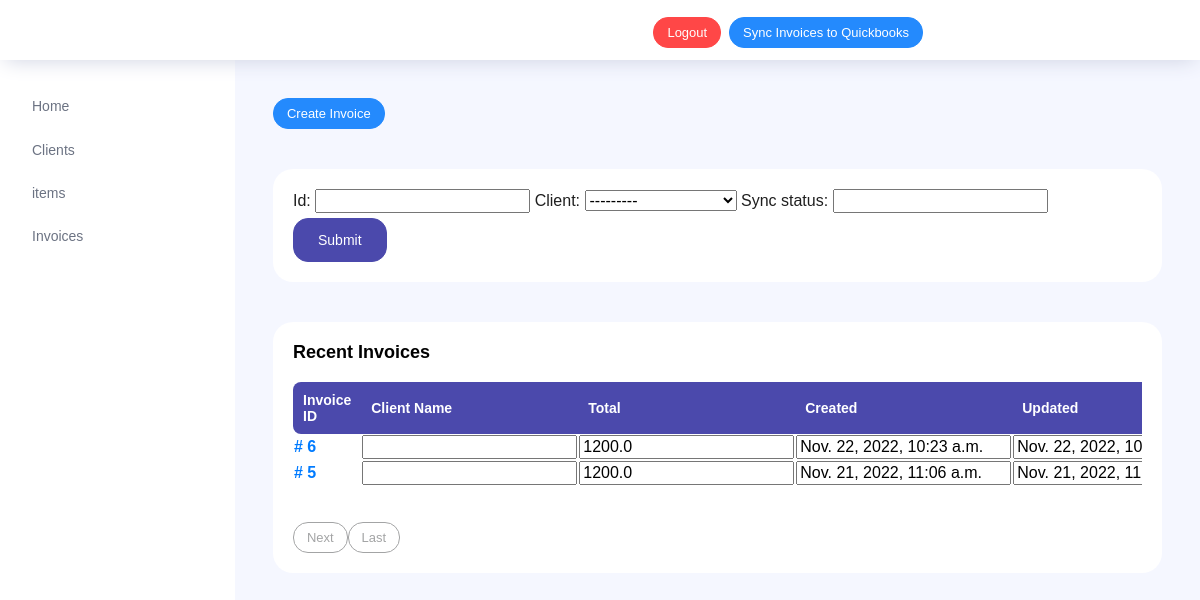
The app's page /dashboard/invoices, older data.
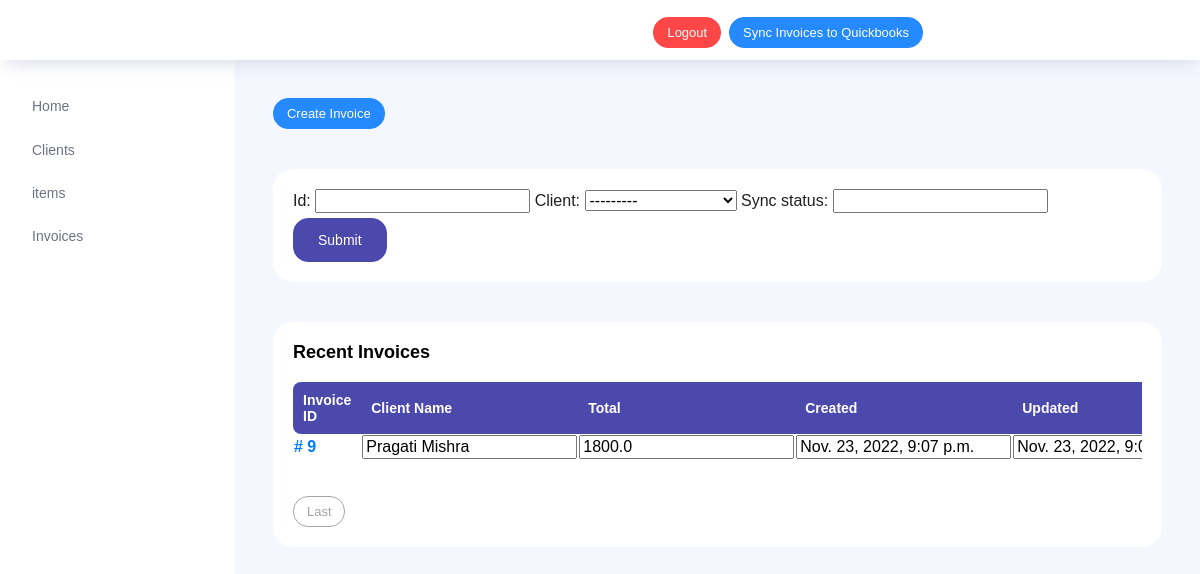
The same page, newer data.
### dashboard/models.py (models this page shows, shortened)
class Invoice(models.Model):
    id = models.AutoField(primary_key=True)
    client = models.ForeignKey(Client,null=True,on_delete=models.SET_NULL)
    total = models.FloatField()
    created = models.DateTimeField(auto_now_add=True)
    updated_at = models.DateTimeField(auto_now=True)
    sync_date = models.DateField(null=True)
    sync_status = models.CharField(max_length=20)
    qbo_id = models.CharField(max_length=100,null=True)

class Client(models.Model):
    id = models.AutoField(primary_key=True)
    name = models.CharField(max_length=100)
    contact = models.CharField(max_length=15)
    address = models.TextField(null=True)
    email = models.EmailField(null=True)
    qbo_id = models.CharField(max_length=100,null=True)
    def __str__(self):
         return str(self.id)+'_'+self.name

### dashboard/views.py (the view)
# urls.py: path('invoices',views.invoices,name='invoices'),
def invoices(request):
    clients_data=Client.objects.all().order_by('-id')
    items_data = Item.objects.all().order_by('-id')
    invoices_data = Invoice.objects.all().order_by('-id')
    infilter = invoice_filter(request.GET,queryset=invoices_data)
    invoices_data = infilter.qs
    paginator = Paginator(invoices_data,2)
    page_number = request.GET.get('page')
    invoices_data_final = paginator.get_page(page_number)
    data = {
        'clients':clients_data,
        'items': items_data,
        'invoices':invoices_data_final,
        'invoice_filter':infilter
    }
    return render(request,'invoices.html',data)

### templates/invoices.html (shortened to what this page needs)
{% extends 'home_base.html' %}
{% load static %}
{% block content %}
<div class="main-panel">
    <div class="content-wrapper">
        <div class="row">
            <div class="col-md-12 grid-margin">
              <div class="row">
                <div class="col-12 col-xl-8 mb-4 mb-xl-0">
                    <button type="button" class="btn btn-info btn-sm" id="create_invoice_btn">Create Invoice</button>
                </div>
              </div>
            </div>
          </div>
        <div class="row">
            <div class="col-md-12 grid-margin stretch-card">
              <div class="card">
                <div class="card-body">
                  <form class="forms-sample" method="GET">
                    {{invoice_filter.form}}
                    <button type="submit" class="btn btn-primary mr-2">Submit</button>
                  </form>
                </div>
              </div>
            </div>
        </div>
        <div class="row">
            <div class="col-md-12 grid-margin stretch-card">
              <div class="card">
                <div class="card-body">
                  <p class="card-title">Recent Invoices</p>
                  <div class="row">
                    <div class="col-12">
                      <div class="table-responsive">
                        <table  class="display expandable-table" style="width:100%">
                          <thead>
                            <tr>
                              <th>Invoice ID</th>
                              <th>Client Name</th>
                              <th>Total</th>
                              <th>Created</th>
                              <th>Updated</th>
                            </tr>
                          </thead>
                          <tbody>
                            {% for invoice in invoices %}
                            <tr>
                                <th> <a href="/dashboard/generate_invoice?id={{invoice.id}}" target="_blank">#  {{invoice.id}}</a>  </th>
                                <th>
                                    <input value="{{invoice.client.name}}" class='client_table_row_data' id="{{invoice.id}}_name"></input>
                                </th>
                                <th>
                                    <input value="{{invoice.total}}" class='client_table_row_data' id="{{invoice.id}}_total"></input>
                                </th>
                                <th>
                                    <input value="{{invoice.created}}" class='client_table_row_data' id="{{invoice.id}}_created"></input>
                                </th>
                                <th>
                                    <input value="{{invoice.updated_at}}" class='client_table_row_data' id="{{invoice.id}}_updated"></input>
                                </th>
                            </tr>
                            {% endfor %}
                          </tbody>
                      </table>
                      <div class="btn-group" role="group" aria-label="Basic example">
                        {% if invoices.has_next %}
                        <a href='/dashboard/invoices?page={{invoices.next_page_number}}'>
                            <button type="button" class="btn btn-outline-secondary btn-sm">Next</button>
                        </a>
                        {% endif %}
                        <a href='/dashboard/invoices?page={{invoices.paginator.num_pages}}'>
                            <button type="button" class="btn btn-outline-secondary btn-sm">Last</button>
                        </a>
                       </div>
                      </div>
                    </div>
                  </div>
                  </div>
                </div>
              </div>
            </div>
        </div>
    </div>
</div>
{% endblock%}

Row changes from the older to the newer data that the page shows:
removed Invoice: id "6", total "1200.0", created "Nov. 22, 2022, 10:23 a.m.", updated_at "Nov. 22, 2022, 10:23 a.m."
removed Invoice: id "5", total "1200.0", created "Nov. 21, 2022, 11:06 a.m.", updated_at "Nov. 21, 2022, 11:06 a.m."
added Invoice: id "9", client.name "Pragati Mishra", total "1800.0", created "Nov. 23, 2022, 9:07 p.m.", updated_at "Nov. 23, 2022, 9:07 p.m."
Text that changed along with them:
text no longer shown: "Next"
